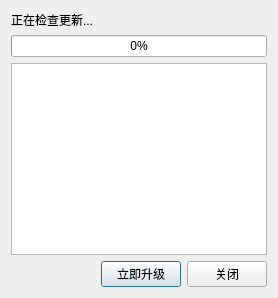
<?xml version="1.0" encoding="UTF-8"?>
<ui version="4.0">
 <class>UpdateDialog</class>
 <widget class="QDialog" name="UpdateDialog">
  <property name="windowTitle">
   <string>检查更新</string>
  </property>
  <layout class="QVBoxLayout" name="verticalLayout">
   <item>
    <widget class="QLabel" name="labelStatus">
     <property name="text">
      <string>正在检查更新...</string>
     </property>
     <property name="wordWrap">
      <bool>true</bool>
     </property>
    </widget>
   </item>
   <item>
    <widget class="QProgressBar" name="progressBar">
     <property name="value">
      <number>0</number>
     </property>
    </widget>
   </item>
   <item>
    <widget class="QTextEdit" name="textReleaseNotes">
     <property name="readOnly">
      <bool>true</bool>
     </property>
     <property name="maximumHeight">
      <number>160</number>
     </property>
    </widget>
   </item>
   <item>
    <layout class="QHBoxLayout" name="buttonRow">
     <item>
      <spacer name="horizontalSpacer">
       <property name="orientation">
        <enum>Qt::Horizontal</enum>
       </property>
       <property name="sizeHint" stdset="0">
        <size>
         <width>40</width>
         <height>20</height>
        </size>
       </property>
      </spacer>
     </item>
     <item>
      <widget class="QPushButton" name="btnUpgrade">
       <property name="text">
        <string>立即升级</string>
       </property>
      </widget>
     </item>
     <item>
      <widget class="QPushButton" name="btnClose">
       <property name="text">
        <string>关闭</string>
       </property>
      </widget>
     </item>
    </layout>
   </item>
  </layout>
 </widget>
 <resources/>
 <connections/>
</ui>
